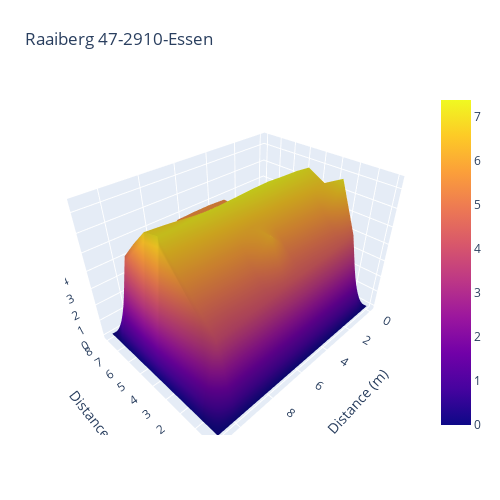

Source (notebook cell):
### Markdown cell above
### 3D of home address in Plotly

### Code cell
#Using plotly

array = clipped.ReadAsArray()

fig = go.Figure(data=[go.Surface(z=array)])
fig.update_layout(title='Raaiberg 47-2910-Essen', autosize=False,
                  width=500, height=500,
                  scene = dict(
                    xaxis_title='Distance (m)',
                    yaxis_title='Distance (m)',
                    zaxis_title='Height'),
                  margin=dict(l=65, r=50, b=65, t=90))
fig.update_scenes(yaxis_autorange="reversed")
fig.show()

### Figure 1 — Plotly figure (JSON) as saved in the notebook; plotly's stock layout.template omitted (floating-point values rounded to 4 significant figures)
{"data": [{"type": "surface", "z": [[0, 0, 0, 0, 0, 0, 0, 0, 0, 0, 0, 0], [0, 4.58, 4.48, 4.4, 4.31, 4.31, 4.2, 4.06, 3.99, 3.86, 3.89, 0], [0, 7.2, 5.57, 5.45, 5.39, 5.3, 6.26, 5.14, 5.1, 5.02, 4.92, 0], [0, 6.67, 6.56, 6.49, 6.4, 6.37, 6.27, 6.2, 6.13, 6.11, 6.02, 0], [0, 7.17, 7.28, 7.32, 7.38, 7.36, 7.31, 7.27, 7.23, 7.13, 7.11, 0], [0, 6.13, 6.18, 6.23, 6.37, 6.45, 6.45, 6.57, 6.68, 6.79, 6.87, 0], [0, 5.09, 5.08, 5.21, 5.44, 5.46, 5.43, 5.51, 5.64, 5.77, 5.87, 0], [0, 4.01, 4.05, 4.15, 5.42, 5.47, 5.46, 5.42, 4.6, 4.71, 4.78, 0], [0, 0, 0, 0, 0, 0, 0, 0, 0, 0, 0, 0]]}], "layout": {"autosize": false, "height": 500, "margin": {"b": 65, "l": 65, "r": 50, "t": 90}, "scene": {"xaxis": {"title": {"text": "Distance (m)"}}, "yaxis": {"autorange": "reversed", "title": {"text": "Distance (m)"}}, "zaxis": {"title": {"text": "Height"}}}, "title": {"text": "Raaiberg 47-2910-Essen"}, "width": 500}}
